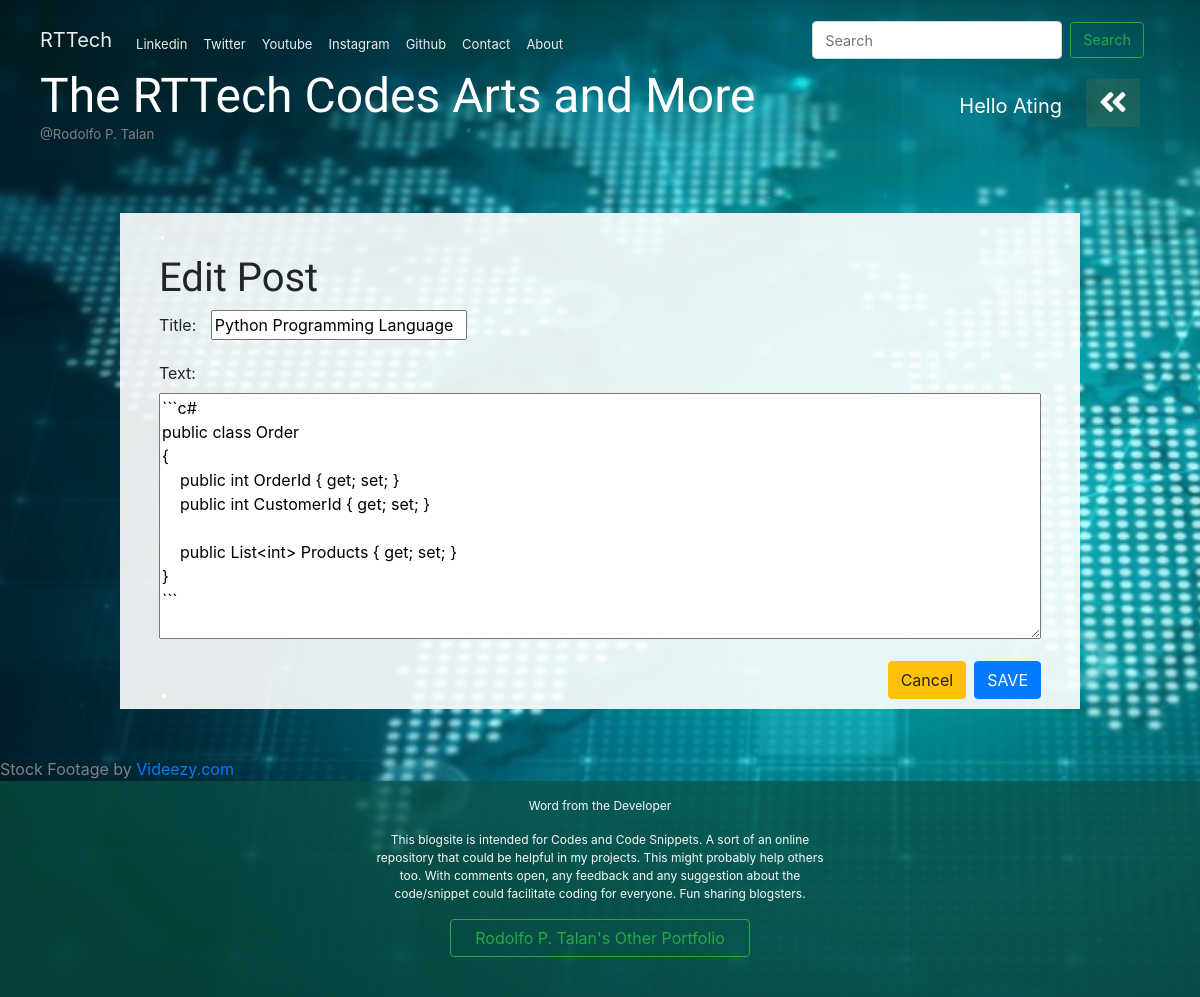
/post/1/edit/ (signed in), run on the app's committed database.
### blog/models.py (models this page shows, shortened)
class Post(models.Model):
    author = models.ForeignKey("auth.User", on_delete= models.CASCADE)
    title = models.CharField(max_length=200)
    text = models.TextField(null=True)
    created_date = models.DateTimeField(default=timezone.now)
    published_date = models.DateTimeField(blank=True, null=True)

### blog/views.py (the view)
# urls.py: path('post/<int:pk>/edit/', views.post_edit, name='post_edit'),
@login_required
def post_edit(request, pk):
    post = get_object_or_404(Post, pk=pk)
    if request.method == 'POST':
        form = PostForm(request.POST, instance=post)
        if form.is_valid():
            post = form.save(commit=False)
            post.author = request.user
            post.save()
            return redirect('post_detail', pk=post.pk)
    else:
        form = PostForm(instance=post)
        stuff_for_frontend = {'form': form, 'post': post, 'post_edit':'Edit Post'}
    return render(request, 'blog/post_edit.html', stuff_for_frontend)

### blog/forms.py
class PostForm(forms.ModelForm):
    class Meta:
        model = Post
        fields = ('title', 'text')

### blog/templates/blog/post_edit.html (shortened to what this page needs)
{% extends 'blog/base.html' %}
{% block content %}
    <div class="ml-4  mr-4">
        <h3 style="color:white">.</h3>
        <h1>{{ post_edit }}</h1>
        <form method="post" class="post-form-blog">
            {{ form.as_p }}
            <button type="submit" class="btn btn-primary">SAVE</button>
            <a href="/" class="btn btn-warning">Cancel</a>
        </form>
        <h1 style="color:white">.</h1>
    </div>
{% endblock %}

### blog/templates/blog/base.html (shortened to what this page needs)
<!DOCTYPE html>
<html lang="en">
{% load static %}
{% load markdownify %}
<head>
    <link rel="stylesheet" href="https://stackpath.bootstrapcdn.com/bootstrap/4.1.3/css/bootstrap.min.css">
    <link rel="stylesheet" href="{% static 'css/blog.css' %}">
    <link rel="stylesheet" href="{% static 'css/burger.css' %}">
    <link rel="stylesheet" href="https://use.fontawesome.com/releases/v5.2.0/css/all.css">
    <link rel="stylesheet" href="{% static 'css/zenburn.css' %}">
</head>
<body>
<div >
    <div class="page-header">
        <nav class="navbar navbar-expand-lg navbar-light"  style="padding-bottom:0;padding-left:0;background-color:rgbargba(255, 148, 0, 1);font-size:.9rem; margin-top:0 ">
          <a class="navbar-brand" href="#" style="color:#EAEDED">RTTech</a>
          <div class="collapse navbar-collapse" id="navbarSupportedContent" >
            <ul class="navbar-nav mr-auto">
              <li class="nav-item">
                <a class="nav-link" href="https://ca.linkedin.com/in/rodolfo-talan-80a74017" target="_blank" style="font-size:small;padding-bottom:0 ; color:#EAEDED">Linkedin</a>
              </li>
              <li class="nav-item active">
                <a class="nav-link" href="https://twitter.com/RodolfoTalan" target="_blank" style="font-size:small; padding-bottom:0 ;color:#EAEDED">Twitter</a>
              </li>
              <li class="nav-item">
                <a class="nav-link" href="https://www.youtube.com/channel/UC8J7CJK9jrePNu4l1rOfOJw?view_as=subscriber " target="_blank" style="font-size:small;padding-bottom:0  ;color:#EAEDED">Youtube</a>
              </li>
              <li class="nav-item">
                <a class="nav-link" href="https://www.instagram.com/rtalanrtarts/" target="_blank" style="font-size:small; padding-bottom:0 ;color:#EAEDED">Instagram</a>
              </li>
              <li class="nav-item">
                <a class="nav-link" href="https://github.com/rtalan2020" target="_blank" style="font-size:small; padding-bottom:0 ;color:#EAEDED">Github</a>
              </li>
              <li class="nav-item">
                <a class="nav-link" href="{% url 'contact' %}" style="font-size:small;padding-bottom:0 ;color:#EAEDED">Contact</a>
              </li>
              <li class="nav-item">
                <a class="nav-link" href="{% url 'about' %}" style="font-size:small;padding-bottom:0 ; color:#EAEDED">About</a>
              </li>
            </ul>
            <form class="form-inline my-1" method="get" action="{% url 'post_list' %}">
              <input class="form-control mr-sm-2 my-1"  style="font-size:.9rem" name="search"
                   {% if search == null or search == ''  %} placeholder="Search" {% else %} value="{{search}}" {% endif %}
                   id="realSearchValue"
                   type="search"
                   aria-label="Search">
              <button class="btn btn-outline-success my-2 my-sm-0"
                      style="font-size:.9rem" onclick="transfer()" type="submit">Search</button>
            </form>
          </div>
        </nav>
        {% if user.is_authenticated %}
           <div class="dropdown top-menu btn-group dropleft" >
              <button class="btn  dropdown " type="button" role="button"
                      data-toggle="dropdown" style="background: rgba(255, 148, 0, .1); color:white" data-hover="dropdown")>
               <i class="fas fa-angle-double-left fa-2x"></i>
              </button>
            </div>
            <p class="top-menu mt-4 mr-4">Hello {{ user.username|title }}</p>
        {% endif %}
        <h1 class="rttech"><a href="{% url 'post_list' %}"  data-toggle="tooltip" data-placement="top" title="Home">The RTTech Codes Arts and More</a></h1>
        <p style="font-size:smaller; margin-bottom:0; color:grey">@Rodolfo P. Talan</h6>
    </div>
     <div class="container mt-5 mb-5" style="background:rgba(255, 255, 255,.9);" >
                {% block content %}
                {% endblock %}
     </div>
    <div style="color:grey">
        Stock Footage by <a href="http://videezy.com">Videezy.com</a>
    </div>
    <footer class="footer  mt-auto py-3">
      <div class="container text-center mb-4">
        <p class="text-light" style="font-size:12px">Word from the Developer</p>
        <p class="text-light mb-3" style="font-size:12px;width:50%;margin:auto">This blogsite is intended for Codes and Code Snippets. A sort of an online repository that could be helpful
             in my projects. This might probably help others too. With comments open, any feedback and any suggestion about
            the code/snippet could facilitate coding for everyone. Fun sharing blogsters. </p>
        <a class="btn btn-outline-success px-4" href="#" >
          Rodolfo P. Talan's Other Portfolio
        </a>
      </div>
    </footer>
</div>
</body>
</html>

### blog/static/css/blog.css (style rules this page uses)
html,body { width:100vw; height: 100vh; margin: 0; }
.page-header { background-color: rgba(11, 83, 69, .7); margin-top: 0; padding: 5px 40px 20px 40px; }
.page-header h1, .page-header h1 a { color: #ffffff; font-size: 36pt; text-decoration: none; }
h1, h2, h3, h4 { font-family: 'Bree Serif', 'Tangerine', 'Inconsolata', 'Droid Sans', serif; }
.post-form-blog textarea { width:100%; }
.post-form-blog .btn-primary { float: right; }
.post-form-blog .btn-warning { float: right; margin-right: 8px }
.post-form-blog input { margin-left: 10px; }
.top-menu, .top-menu:hover { color: #ffffff; float: right; font-size: 15pt; margin-right: 20px; margin-top:12px; }
.container { margin:auto; width:80% }
.rttech { margin-bottom:0; padding-top:0; }
.footer { background-color: rgba(11, 83, 69, 0.7); }
body ul, body ol { line-height: 0; }

### blog/static/css/burger.css (style rules this page uses)
.dropdown { position: relative; display: inline-block; }

### data on the page
Post: title "Python Programming Language", text "```c# public class Order { public int OrderId { get; set; } public int CustomerId { get; set; } public List<int> Products { get; set; } } ```"

### other printed values
{{ user.username|title }} "Ating"
{{ post_edit }} "Edit Post"
